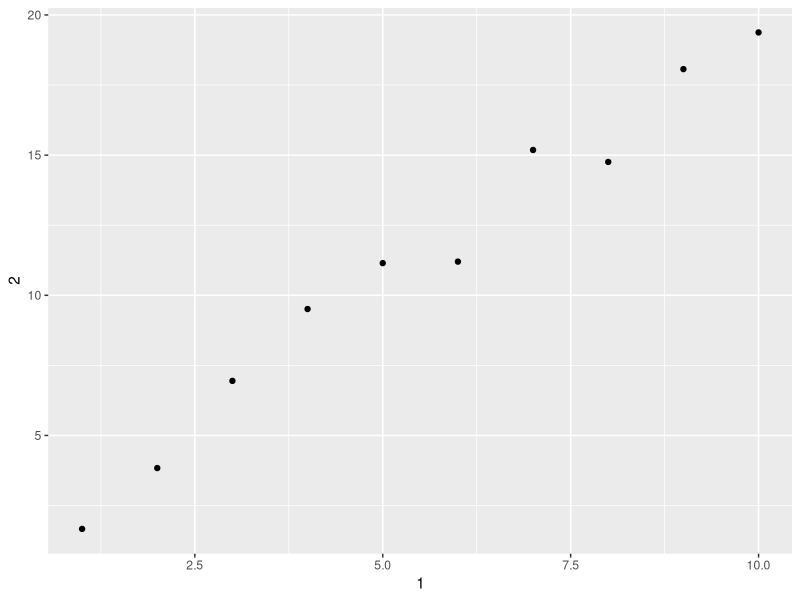

The R source for this figure: (Note: this script raises an error after producing the figure.)
## ---- chunk 1
knitr::opts_chunk$set(echo = TRUE)

# load library
library(tidyverse)

## ---- chunk 2

# print original data
print(mtcars)

# check if tibble
is_tibble(mtcars)

# convert into tibble
mtcarstib <- as_tibble(mtcars)

# check if tibble
is_tibble(mtcarstib)

# use class function
class(mtcars)
class(mtcarstib)

# print tibble
print(mtcarstib)
## ---- chunk 3

df <- data.frame(abc = 1, xyz = "a")
dftib <- as_tibble(df)

df$x # incorrectly returns column xyz
dftib$x # gives error

df[, "xyz"] # returns a
dftib[, "xyz"] # returns column xyz with a

df[, c("abc", "xyz")] # returns columns
dftib[, c("abc", "xyz")] # returns columns and data type

## ---- chunk 4

var <- "mpg"

carstib <- as_tibble(mtcars)

# subset
mtcarstib[var]

# these do not work with a column name stored in a variable
# # using dollar sign
# carstib$var
# 
# # with pipe
# carstib %>%
#   .$var

## ---- chunk 5

annoying <- tibble(
  `1` = 1:10,
  `2` = `1` * 2 + rnorm(length(`1`))
)

## ---- chunk 6

annoying[[1,2]]
## ---- chunk 7
ggplot(annoying, aes(`1`, `2`)) +
  geom_point()
## ---- chunk 8
annoying3 <- annoying %>%
  mutate(`3` = `2`/`1`)
## ---- chunk 9
annoying3 %>%
  rename(one = `1`,
         two = `2`,
         three = `3`)
## ---- chunk 10
enframe(mtcarstib$mpg)

## ---- chunk 11

# normal tibble defaults
print(mtcarstib)

# extra columns
print(mtcarstib, n_extra = 5)

# print only two rows
print(mtcarstib, n = 2)

# set max width for columns
print(mtcarstib, width = 4)

# or you can change global options for printing collumns and rows of tibbles
# (tibble.print_min = Inf)
# options(tibble.print_max = n, tibble.print_min = m)

